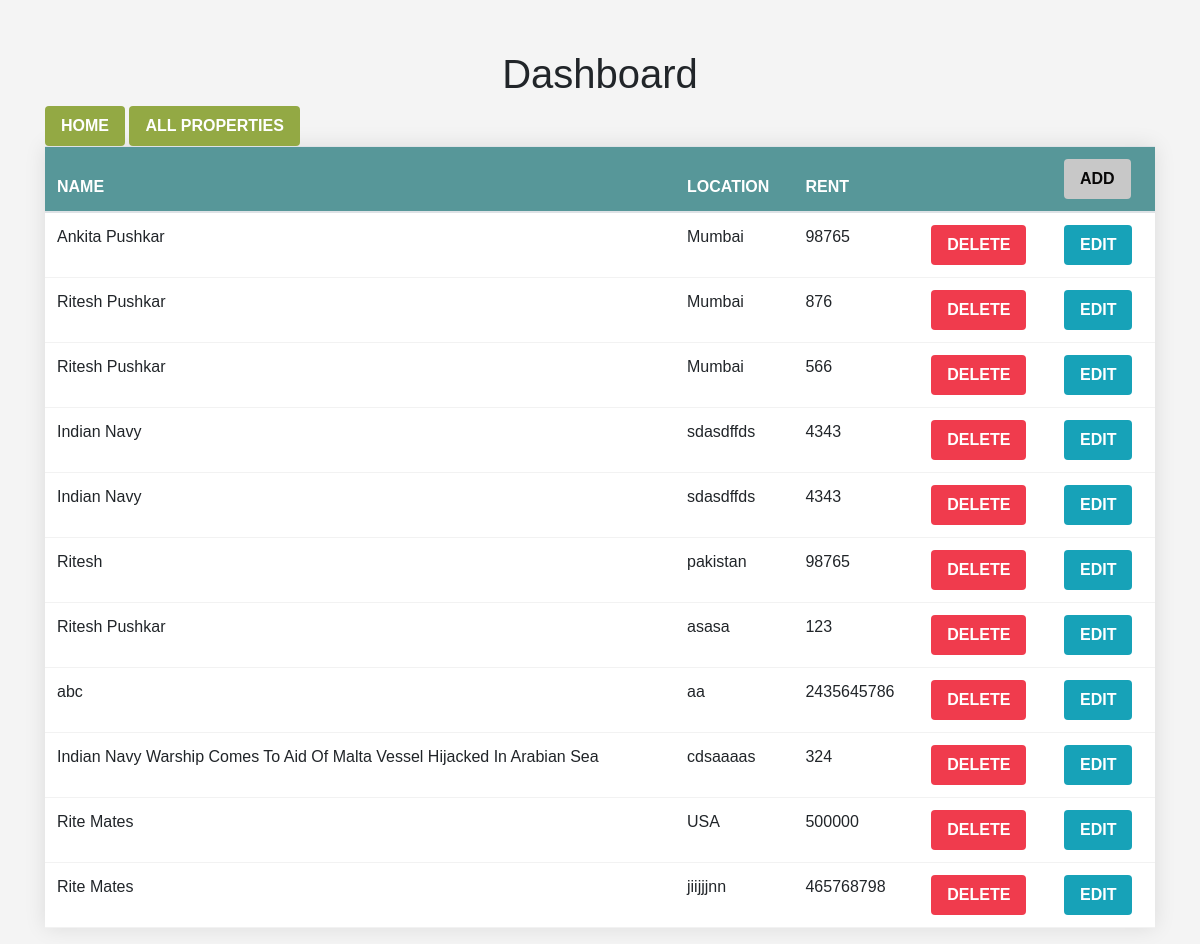
/dashboard/, run on the app's committed database.
### properties/models.py (models this page shows)
class listing(models.Model) :
    GENDER_CHOICES = (
        ('male', 'Male'),
        ('female', 'Female'),
        ('any', 'Any')
    )
    name = models.CharField(max_length = 40)
    email = models.EmailField()
    location = models.CharField(max_length = 200)
    rent = models.IntegerField()
    gender = models.CharField(max_length=12, choices=GENDER_CHOICES, default = 'Any')
    description = models.CharField(max_length = 800)
    image = models.ImageField(upload_to="properties_images")
    image2 = models.ImageField(upload_to="properties_images", null=True)
    image3 = models.ImageField(upload_to="properties_images", null=True)
    other_details = models.CharField(max_length = 800, null=True)
    about_you = models.CharField(max_length = 800, null=True)
    about_partner = models.CharField(max_length = 800, null=True)
    user = models.ForeignKey(User, on_delete=models.CASCADE, null=True)

### user_dashboard/views.py (the view)
# urls.py: path('dashboard/', dashboard, name='dashboard'),
def dashboard(request):
    data = listing.objects.all()
    return render(request, 'dashboard.html', {'data': data})

### user_dashboard/templates/dashboard.html (shortened to what this page needs)
<!DOCTYPE html>
<html lang="en">
<head>
    <link rel="stylesheet" href="https://stackpath.bootstrapcdn.com/bootstrap/4.5.2/css/bootstrap.min.css">
</head>
<body>
    <div class="container">
        <h1 style="text-align: center;">Dashboard</h1>
        <a href="/"><button class="btn btn-primary">Home</button></a>
        <a href="/display"><button class="btn btn-primary">All Properties</button></a>
        <table class="table table-hover">
            <thead>
                <tr>
                    <th>Name</th>
                    <th>Location</th>
                    <th>Rent</th>
                    <th></th>
                    <th><a href="/properties/"><button class="btn btn-success">Add</button></a></th>
                </tr>
            </thead>
            <tbody>
                {% for ele in data %}
                <tr>
                    <td>{{ele.name}}</td>
                    <td>{{ele.location}}</td>
                    <td>{{ele.rent}}</td>
                        <form action="{% url 'deletedata' ele.id %}" method="POST">
                            <td>
                                <input type="submit" class="btn btn-danger" value="Delete">
                            </td>
                        </form>
                        <td>
                            <a href="{% url 'editdata' ele.id %}"><input type="submit" class="btn btn-info" value="Edit"></a>
                        </td>
                </tr>
                {% endfor %}
            </tbody>
        </table>
    </div>
</body>
</html>

### user_dashboard/templates/dashboard.html (style rules this page uses)
body { font-family: Arial, sans-serif; background-color: #f4f4f4; margin: 0; padding: 0; }
.container { margin-top: 50px; }
table { width: 100%; border-collapse: collapse; background-color: #fff; box-shadow: 0 0 20px rgba(0, 0, 0, 0.1); }
th, td { padding: 15px; text-align: left; border-bottom: 1px solid #f2f2f2; }
th { background-color: #579799; color: #fff; text-transform: uppercase; }
.btn { padding: 8px 16px; border: none; cursor: pointer; border-radius: 4px; text-transform: uppercase; font-weight: bold; }
.btn-primary { background-color: #93a944; color: #fff; transition: all 0.3s ease-in-out; }
.btn-success { background-color: #c8c8c8; color: #080707; transition: all 0.3s ease-in-out; }
.btn-danger { background-color: #f03b4d; color: #fff; transition: all 0.3s ease-in-out; }

### data on the page
listing: name "Ankita Pushkar", location "Mumbai", rent "98765"
listing: name "Ritesh Pushkar", location "Mumbai", rent "876"
listing: name "Ritesh Pushkar", location "Mumbai", rent "566"
listing: name "Indian Navy", location "sdasdffds", rent "4343"
listing: name "Indian Navy", location "sdasdffds", rent "4343"
listing: name "Ritesh", location "pakistan", rent "98765"
listing: name "Ritesh Pushkar", location "asasa", rent "123"
listing: name "abc", location "aa", rent "2435645786"
listing: name "Indian Navy Warship Comes To Aid Of Malta Vessel Hijacked In Arabian Sea", location "cdsaaaas", rent "324"
listing: name "Rite Mates", location "USA", rent "500000"
listing: name "Rite Mates", location "jiijjjnn", rent "465768798"
